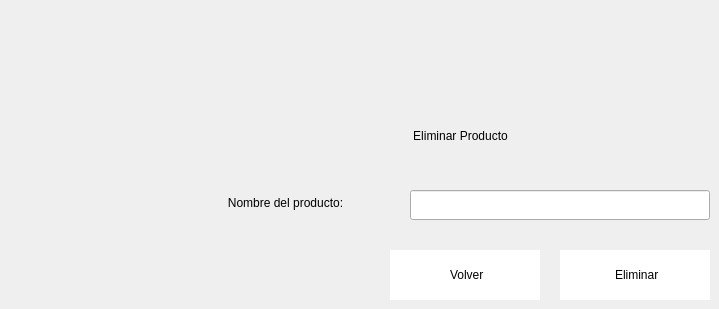
               <widget class="QWidget" name="page_eliminar">
                <widget class="QLabel" name="label_20">
                 <property name="geometry">
                  <rect>
                   <x>330</x>
                   <y>120</y>
                   <width>261</width>
                   <height>31</height>
                  </rect>
                 </property>
                 <property name="styleSheet">
                  <string notr="true">font: 75 12pt &quot;Open Sans Semibold&quot;</string>
                 </property>
                 <property name="text">
                  <string>Eliminar Producto</string>
                 </property>
                 <property name="alignment">
                  <set>Qt::AlignCenter</set>
                 </property>
                </widget>
                <widget class="QLineEdit" name="eli_producto">
                 <property name="geometry">
                  <rect>
                   <x>410</x>
                   <y>190</y>
                   <width>300</width>
                   <height>30</height>
                  </rect>
                 </property>
                 <property name="minimumSize">
                  <size>
                   <width>300</width>
                   <height>30</height>
                  </size>
                 </property>
                 <property name="maximumSize">
                  <size>
                   <width>300</width>
                   <height>25</height>
                  </size>
                 </property>
                 <property name="styleSheet">
                  <string notr="true">font: 75 8pt &quot;Open Sans Semibold&quot;</string>
                 </property>
                 <property name="text">
                  <string/>
                 </property>
                </widget>
                <widget class="QLabel" name="label_22">
                 <property name="geometry">
                  <rect>
                   <x>200</x>
                   <y>190</y>
                   <width>171</width>
                   <height>25</height>
                  </rect>
                 </property>
                 <property name="minimumSize">
                  <size>
                   <width>150</width>
                   <height>25</height>
                  </size>
                 </property>
                 <property name="styleSheet">
                  <string notr="true">font: 75 9pt &quot;Open Sans Semibold&quot;</string>
                 </property>
                 <property name="text">
                  <string>Nombre del producto:</string>
                 </property>
                 <property name="alignment">
                  <set>Qt::AlignCenter</set>
                 </property>
                </widget>
                <widget class="QPushButton" name="btn_eliminar_inventario">
                 <property name="geometry">
                  <rect>
                   <x>560</x>
                   <y>250</y>
                   <width>150</width>
                   <height>50</height>
                  </rect>
                 </property>
                 <property name="minimumSize">
                  <size>
                   <width>150</width>
                   <height>50</height>
                  </size>
                 </property>
                 <property name="styleSheet">
                  <string notr="true">QFrame{
background-color: rgb(51, 157, 255);
}

QPushButton{
background-color: rgb(255, 255, 255);
border-top-left-radius:1px;
border-bottom-left-radius:1px;
font: 75 9pt &quot;Open Sans Semibold&quot;
}

QPushButton:hover{
color: rgb(255, 255, 255);
background-color: rgb(51, 157, 255);
border-top-left-radius:1px;
border-bottom-left-radius:1px;
font: 75 9pt  &quot;Open Sans Semibold&quot;
}</string>
                 </property>
                 <property name="text">
                  <string> Eliminar</string>
                 </property>
                 <property name="icon">
                  <iconset>
                   <normaloff>../../Pictures/PROYECTO ESTRUCTURA DE DATOS/3221897.png</normaloff>../../Pictures/PROYECTO ESTRUCTURA DE DATOS/3221897.png</iconset>
                 </property>
                 <property name="iconSize">
                  <size>
                   <width>35</width>
                   <height>35</height>
                  </size>
                 </property>
                </widget>
                <widget class="QPushButton" name="btn_volver_3">
                 <property name="geometry">
                  <rect>
                   <x>390</x>
                   <y>250</y>
                   <width>150</width>
                   <height>50</height>
                  </rect>
                 </property>
                 <property name="minimumSize">
                  <size>
                   <width>150</width>
                   <height>50</height>
                  </size>
                 </property>
                 <property name="styleSheet">
                  <string notr="true">QFrame{
background-color: rgb(51, 157, 255);
}

QPushButton{
background-color: rgb(255, 255, 255);
border-top-left-radius:1px;
border-bottom-left-radius:1px;
font: 75 9pt &quot;Open Sans Semibold&quot;
}

QPushButton:hover{
color: rgb(255, 255, 255);
background-color: rgb(51, 157, 255);
border-top-left-radius:1px;
border-bottom-left-radius:1px;
font: 75 9pt  &quot;Open Sans Semibold&quot;
}</string>
                 </property>
                 <property name="text">
                  <string> Volver</string>
                 </property>
                 <property name="icon">
                  <iconset>
                   <normaloff>Imagenes/17699.png</normaloff>Imagenes/17699.png</iconset>
                 </property>
                 <property name="iconSize">
                  <size>
                   <width>25</width>
                   <height>25</height>
                  </size>
                 </property>
                </widget>
               </widget>
